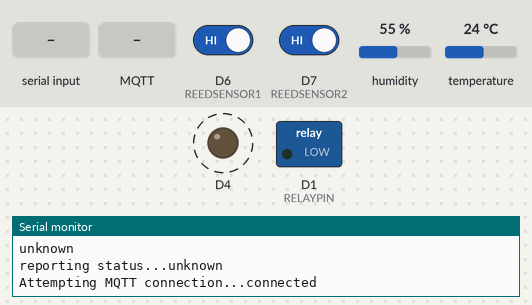
A sketch run on a simulated ESP8266 (NodeMCU). On the bench: switched loads named in the sketch (green lamp = pin HIGH), output pins drawn as LEDs (lit = HIGH, except the on-board LED, lit = LOW), the last lines printed to the serial monitor. Dashed ring = blinking. Inputs (shaded band) come from the test bench; at power-on: D6 (REEDSENSOR1) HIGH, D7 (REEDSENSOR2) HIGH, humidity 55 %, temperature 24 °C. WiFi joins after 1.5 s; servers stay silent unless stated; random numbers use the default seed unless the sketch sets one; no MQTT or app messages arrive unless stated.

Above: at 2.7 s.
2.8 s: "switch/garage/set" received over Serial
At 2.93 s:
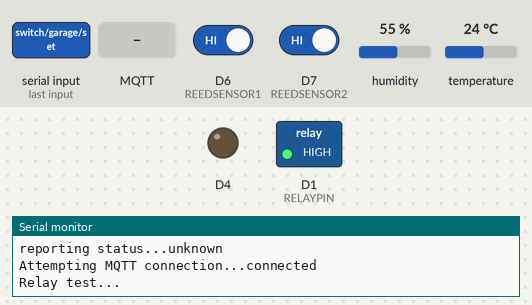
6.3 s: MQTT message "open" arrives on the first subscribed topic
At 6.45 s:
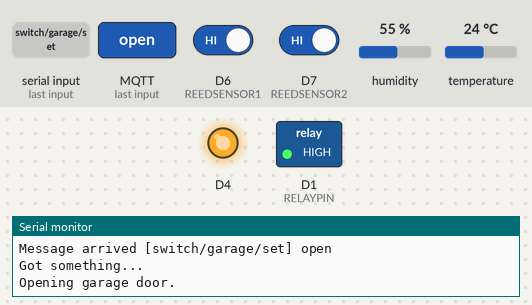
9.8 s: MQTT message "close" arrives on the first subscribed topic
At 9.95 s:
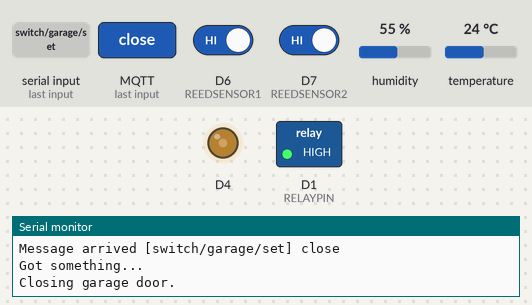
13.3 s: "r" received over Serial
At 15.55 s:
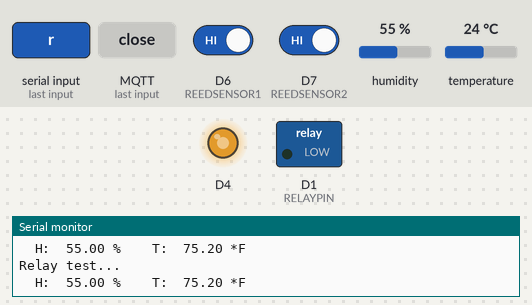
16.8 s: D6 (REEDSENSOR1) driven LOW
Timing chart, 0 to 19.8 s (numbered marks = the images above; inputs shaded):
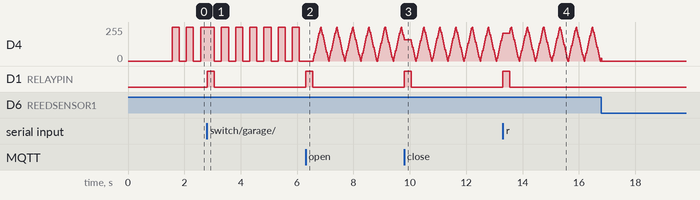

Measured:
- after the input at 2.8 s, D1 (RELAYPIN): LOW → HIGH at once, → LOW 0.25 s later
- after the input at 6.3 s, D1 (RELAYPIN): LOW → HIGH at once, → LOW 0.25 s later
- after the input at 9.8 s, D1 (RELAYPIN): LOW → HIGH at once, → LOW 0.25 s later
- after the input at 13.3 s, D1 (RELAYPIN): LOW → HIGH at once, → LOW 0.25 s later

The sketch:

GarageMCU.ino
```cpp
// **********************************************************************************************************
// GarageMCU garage door controller sketch that works with NodeMCU
// Inspired by and some code copied from:
// http://www.LowPowerLab.com/GarageMote
// **********************************************************************************
#include <ESP8266WiFi.h>
#include <PubSubClient.h>
#include <DHTesp.h>

// DEFINE DHT TEMPERATURE SENSOR
#define WEATHERSENDDELAY  3000    // send WeatherShield data every so often (ms)
#define DHTPIN D2
DHTesp dht;

// DEFINE GPIO PINS
#define RELAYPIN D1
#define REEDSENSOR1 D6
#define REEDSENSOR2 D7

#define RELAY_PULSE_MS      250  //just enough that the opener will pick it up

#define DOOR_MOVEMENT_TIME 14000 // this has to be at least as long as the max between [door opening time, door closing time]
                                 // my door opens and closes in about 12s
#define STATUS_CHANGE_MIN  1500  // this has to be at least as long as the delay
                                 // between a opener button press and door movement start
                                 // most garage doors will start moving immediately (within half a second)
//*****************************************************************************************************************************
#define HALLSENSOR_OPENSIDE   0
#define HALLSENSOR_CLOSEDSIDE 1

#define STATUS_CLOSED        0
#define STATUS_CLOSING       1
#define STATUS_OPENING       2
#define STATUS_OPEN          3
#define STATUS_UNKNOWN       4

// #define LED                  9   //pin connected to onboard LED
#define LED_PULSE_PERIOD  5000   //5s seems good value for pulsing/blinking (not too fast/slow)
#define SERIAL_BAUD     115200
#define SERIAL_EN                //comment out if you don't want any serial output

#ifdef SERIAL_EN
  #define DEBUG(input)   {Serial.print(input); delay(1);}
  #define DEBUGln(input) {Serial.println(input); delay(1);}
#else
  #define DEBUG(input);
  #define DEBUGln(input);
#endif

//function prototypes
void setStatus(byte newSTATUS, boolean reportStatus=true);
void reportStatus();
boolean hallSensorRead(byte which);
void pulseRelay();

//global program variables
byte GARAGE_STATUS;
unsigned long lastStatusTimestamp=0;
unsigned long ledPulseTimestamp=0;
unsigned long lastWeatherSent=0;
int ledPulseValue=0;
boolean ledPulseDirection=false; //false=down, true=up
char Pstr[10];
char Fstr[10];
char Hstr[10];
double F,P,H;
char sendBuf[30];

const char* ssid = "NETWORKNAME";
const char* password = "PASSWORD";
const char* mqtt_server = "192.168.1.20";
const char* mqtt_user = "mqttuser";
const char* mqtt_password = "mqttpassword";

WiFiClient espClient;
PubSubClient client(espClient);
long lastMsg = 0;
char msg[50];
int value = 0;

void setup_wifi() {

  delay(10);
  // We start by connecting to a WiFi network
  Serial.println();
  Serial.print("Connecting to ");
  Serial.println(ssid);

  WiFi.begin(ssid, password);

  while (WiFi.status() != WL_CONNECTED) {
    delay(500);
    Serial.print(".");
  }

  randomSeed(micros());

  Serial.println("");
  Serial.println("WiFi connected");
  Serial.println("IP address: ");
  Serial.println(WiFi.localIP());
}

void callback(char* topic, byte* payload, unsigned int length) {
  byte newStatus=GARAGE_STATUS;
  boolean reportStatusRequest=false;
  Serial.print("Message arrived [");
  Serial.print(topic);
  Serial.print("] ");
  for (int i = 0; i < length; i++) {
    Serial.print((char)payload[i]);
  }
  Serial.println();

  if (strcmp(topic, "switch/garage/set") == 0) {
    Serial.println("Got something...");
    payload[length] = '\0';
    String s = String((char*)payload);
    if (strcmp(s.c_str(), "status") == 0) {
        Serial.println("Got status request, reporting status now...");
//        reportStatus();
        reportStatusRequest = true;
    } else if (strcmp(s.c_str(), "open") == 0) {
        Serial.println("Opening garage door.");
        if (millis()-(lastStatusTimestamp) > STATUS_CHANGE_MIN && (GARAGE_STATUS == STATUS_CLOSED || GARAGE_STATUS == STATUS_CLOSING || GARAGE_STATUS == STATUS_UNKNOWN))
          newStatus = STATUS_OPENING;
        // TODO: relay
    } else if (strcmp(s.c_str(), "close") == 0) {
        Serial.println("Closing garage door.");
        if (millis()-(lastStatusTimestamp) > STATUS_CHANGE_MIN && (GARAGE_STATUS == STATUS_OPEN || GARAGE_STATUS == STATUS_OPENING || GARAGE_STATUS == STATUS_UNKNOWN))
          newStatus = STATUS_CLOSING;
    }

    if (GARAGE_STATUS != newStatus)
    {
      pulseRelay();
      setStatus(newStatus);
    }
    if (reportStatusRequest)
    {
      reportStatus();
    }

  }

}

void reconnect() {
  // Loop until we're reconnected
  while (!client.connected()) {
    Serial.print("Attempting MQTT connection...");
    // Create a random client ID
    String clientId = "GarageMCU-";
    clientId += String(random(0xffff), HEX);
    // Attempt to connect
    if (client.connect(clientId.c_str(), mqtt_user, mqtt_password)) {
      Serial.println("connected");
      // Once connected, publish an announcement...
//      client.publish("switch/garage", GARAGE_STATUS);
      // ... and resubscribe
      client.subscribe("switch/garage/set");
    } else {
      Serial.print("failed, rc=");
      Serial.print(client.state());
      Serial.println(" try again in 5 seconds");
      // Wait 5 seconds before retrying
      delay(5000);
    }
  }
}


void setup(void)
{
#ifdef SERIAL_EN
  Serial.begin(SERIAL_BAUD);
#endif
  dht.setup(D2, DHTesp::DHT22);
  pinMode(REEDSENSOR1, INPUT_PULLUP);
  pinMode(REEDSENSOR2, INPUT_PULLUP);
  pinMode(RELAYPIN, OUTPUT);
  pinMode(BUILTIN_LED, OUTPUT);

  setup_wifi();
  client.setServer(mqtt_server, 1883);
  client.setCallback(callback);

  char buff[50];
  sprintf(buff, "GarageMCU v0.1");
  DEBUGln(buff);

  if (hallSensorRead(HALLSENSOR_OPENSIDE)==true)
    setStatus(STATUS_OPEN);
  if (hallSensorRead(HALLSENSOR_CLOSEDSIDE)==true)
    setStatus(STATUS_CLOSED);
  else setStatus(STATUS_UNKNOWN);

}

unsigned long doorPulseCount = 0;
char input=0;

void loop()
{
#ifdef SERIAL_EN
  if (Serial.available())
    input = Serial.read();
#endif

  if (input=='r')
  {
    DEBUGln("Relay test...");
    pulseRelay();
    input = 0;
  }

  if (!client.connected()) {
    reconnect();
  }
  client.loop();

  // UNKNOWN => OPEN/CLOSED
  if (GARAGE_STATUS == STATUS_UNKNOWN && millis()-(lastStatusTimestamp)>STATUS_CHANGE_MIN)
  {
    if (hallSensorRead(HALLSENSOR_OPENSIDE)==true)
      setStatus(STATUS_OPEN);
    if (hallSensorRead(HALLSENSOR_CLOSEDSIDE)==true)
      setStatus(STATUS_CLOSED);
  }

  // OPEN => CLOSING
  if (GARAGE_STATUS == STATUS_OPEN && millis()-(lastStatusTimestamp)>STATUS_CHANGE_MIN)
  {
    if (hallSensorRead(HALLSENSOR_OPENSIDE)==false)
      setStatus(STATUS_CLOSING);
  }

  // CLOSED => OPENING
  if (GARAGE_STATUS == STATUS_CLOSED && millis()-(lastStatusTimestamp)>STATUS_CHANGE_MIN)
  {
    if (hallSensorRead(HALLSENSOR_CLOSEDSIDE)==false)
      setStatus(STATUS_OPENING);
  }

  // OPENING/CLOSING => OPEN (when door returns to open due to obstacle or toggle action)
  //                 => CLOSED (when door closes normally from OPEN)
  //                 => UNKNOWN (when more time passes than normally would for a door up/down movement)
  if ((GARAGE_STATUS == STATUS_OPENING || GARAGE_STATUS == STATUS_CLOSING) && millis()-(lastStatusTimestamp)>STATUS_CHANGE_MIN)
  {
    if (hallSensorRead(HALLSENSOR_OPENSIDE)==true)
      setStatus(STATUS_OPEN);
    else if (hallSensorRead(HALLSENSOR_CLOSEDSIDE)==true)
      setStatus(STATUS_CLOSED);
    else if (millis()-(lastStatusTimestamp)>DOOR_MOVEMENT_TIME)
      setStatus(STATUS_UNKNOWN);
  }


  //use LED to visually indicate STATUS
  if (GARAGE_STATUS == STATUS_OPEN || GARAGE_STATUS == STATUS_CLOSED) //solid ON/OFF
  {
    digitalWrite(BUILTIN_LED, GARAGE_STATUS == STATUS_OPEN ? LOW : HIGH);
  }
  if (GARAGE_STATUS == STATUS_OPENING || GARAGE_STATUS == STATUS_CLOSING) //pulse
  {
    if (millis()-(ledPulseTimestamp) > LED_PULSE_PERIOD/256)
    {
      ledPulseValue = ledPulseDirection ? ledPulseValue + LED_PULSE_PERIOD/256 : ledPulseValue - LED_PULSE_PERIOD/256;

      if (ledPulseDirection && ledPulseValue > 255)
      {
        ledPulseDirection=false;
        ledPulseValue = 255;
      }
      else if (!ledPulseDirection && ledPulseValue < 0)
      {
        ledPulseDirection=true;
        ledPulseValue = 0;
      }

      analogWrite(BUILTIN_LED, ledPulseValue);
      ledPulseTimestamp = millis();
    }
  }
  if (GARAGE_STATUS == STATUS_UNKNOWN) //blink
  {
    if (millis()-(ledPulseTimestamp) > LED_PULSE_PERIOD/20)
    {
      ledPulseDirection = !ledPulseDirection;
      digitalWrite(BUILTIN_LED, ledPulseDirection ? HIGH : LOW);
      ledPulseTimestamp = millis();
    }
  }


  // Report temperature/humidity every 2 seconds.
  if (millis()-lastWeatherSent > WEATHERSENDDELAY) {
    lastWeatherSent = millis();

  float humidity = dht.getHumidity();
  float temperature = dht.getTemperature();
  char humidityStr[8];
  char temperatureStr[8];
  dtostrf(humidity, 6, 2, humidityStr);
  dtostrf(dht.toFahrenheit(temperature), 6, 2, temperatureStr);

//  Serial.print(dht.getStatusString());
  Serial.print("\tH: ");
  Serial.print(humidityStr);
  Serial.print(" %\t\tT: ");
//  Serial.print(temperature, 1);
//  Serial.print(" *C\t\t");
  Serial.print(temperatureStr);
  Serial.println(" *F\t\t");
//  Serial.print(dht.computeHeatIndex(temperature, humidity, false), 1);
//  Serial.print("\t\t");
//  Serial.println(dht.computeHeatIndex(dht.toFahrenheit(temperature), humidity, true), 1);
  client.publish("sensor/garage/temperature", temperatureStr);
  client.publish("sensor/garage/humidity", humidityStr);

//  byte read1 = digitalRead(REEDSENSOR1);
//  Serial.print("reed1 (open side)  : ");
//  Serial.println(read1 == HIGH ? "high" : "low");
//  byte read2 = digitalRead(REEDSENSOR2);
//  Serial.print("reed2 (closed side): ");
//  Serial.println(read2 == HIGH ? "high" : "low");
  }
}

//returns TRUE if magnet is next to sensor, FALSE if magnet is away
boolean hallSensorRead(byte which)
{
  //while(millis()-lastStatusTimestamp<STATUS_CHANGE_MIN);
//   digitalWrite(which ? HALLSENSOR2_EN : HALLSENSOR1_EN, HIGH); //turn sensor ON
//   delay(1); //wait a little
  byte reading = digitalRead(which ? REEDSENSOR2 : REEDSENSOR1);
//   digitalWrite(which ? HALLSENSOR2_EN : HALLSENSOR1_EN, LOW); //turn sensor OFF
  return reading==0;
}

void setStatus(byte newSTATUS, boolean reportIt)
{
  if (GARAGE_STATUS != newSTATUS) lastStatusTimestamp = millis();
  GARAGE_STATUS = newSTATUS;
  DEBUGln(GARAGE_STATUS==STATUS_CLOSED ? "closed" : GARAGE_STATUS==STATUS_CLOSING ? "closing" : GARAGE_STATUS==STATUS_OPENING ? "opening" : GARAGE_STATUS==STATUS_OPEN ? "open" : "unknown");
  if (reportIt)
    reportStatus();
}

void reportStatus(void)
{
  Serial.print("reporting status...");
  Serial.println(GARAGE_STATUS==STATUS_CLOSED ? "closed" : GARAGE_STATUS==STATUS_CLOSING ? "closing" : GARAGE_STATUS==STATUS_OPENING ? "opening" : GARAGE_STATUS==STATUS_OPEN ? "open" : "unknown");
  client.publish("switch/garage", GARAGE_STATUS==STATUS_CLOSED ? "closed" : GARAGE_STATUS==STATUS_CLOSING ? "closing" : GARAGE_STATUS==STATUS_OPENING ? "opening" : GARAGE_STATUS==STATUS_OPEN ? "open" : "unknown");
}

void pulseRelay()
{
  digitalWrite(RELAYPIN, HIGH);
  delay(RELAY_PULSE_MS);
  digitalWrite(RELAYPIN, LOW);
}

void Blink(byte PIN, byte DELAY_MS)
{
  pinMode(PIN, OUTPUT);
  digitalWrite(PIN,HIGH);
  delay(DELAY_MS);
  digitalWrite(PIN,LOW);
}
```
